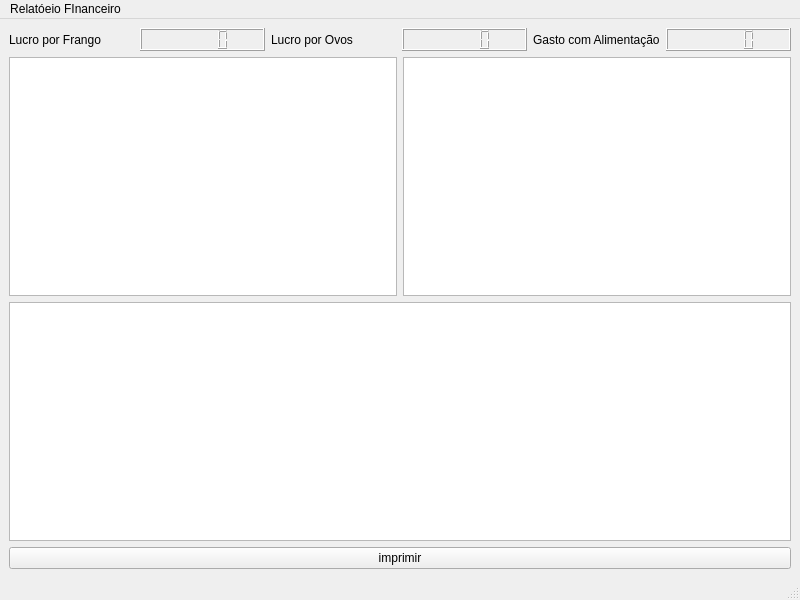
<?xml version="1.0" encoding="UTF-8"?>
<ui version="4.0">
 <class>RelatorioWindow</class>
 <widget class="QMainWindow" name="RelatorioWindow">
  <property name="geometry">
   <rect>
    <x>0</x>
    <y>0</y>
    <width>800</width>
    <height>600</height>
   </rect>
  </property>
  <property name="windowTitle">
   <string>MainWindow</string>
  </property>
  <widget class="QWidget" name="centralwidget">
   <layout class="QGridLayout" name="gridLayout">
    <item row="0" column="0">
     <layout class="QHBoxLayout" name="horizontalLayout_2">
      <item>
       <widget class="QLabel" name="label">
        <property name="text">
         <string>Lucro por Frango</string>
        </property>
       </widget>
      </item>
      <item>
       <widget class="QLCDNumber" name="lcdNumber"/>
      </item>
      <item>
       <widget class="QLabel" name="label_2">
        <property name="text">
         <string>Lucro por Ovos</string>
        </property>
       </widget>
      </item>
      <item>
       <widget class="QLCDNumber" name="lcdNumber_2"/>
      </item>
      <item>
       <widget class="QLabel" name="label_3">
        <property name="text">
         <string>Gasto com Alimentação</string>
        </property>
       </widget>
      </item>
      <item>
       <widget class="QLCDNumber" name="lcdNumber_3"/>
      </item>
     </layout>
    </item>
    <item row="2" column="0">
     <widget class="QGraphicsView" name="graphicsView_3"/>
    </item>
    <item row="1" column="0">
     <layout class="QHBoxLayout" name="horizontalLayout">
      <item>
       <widget class="QGraphicsView" name="graphicsView_2"/>
      </item>
      <item>
       <widget class="QGraphicsView" name="graphicsView"/>
      </item>
     </layout>
    </item>
    <item row="3" column="0">
     <widget class="QPushButton" name="pushButton">
      <property name="text">
       <string>imprimir</string>
      </property>
      <property name="checkable">
       <bool>false</bool>
      </property>
     </widget>
    </item>
   </layout>
  </widget>
  <widget class="QMenuBar" name="menubar">
   <property name="geometry">
    <rect>
     <x>0</x>
     <y>0</y>
     <width>800</width>
     <height>21</height>
    </rect>
   </property>
   <widget class="QMenu" name="menuRelat_eio_FInanceiro">
    <property name="title">
     <string>Relatóeio FInanceiro</string>
    </property>
   </widget>
   <addaction name="menuRelat_eio_FInanceiro"/>
  </widget>
  <widget class="QStatusBar" name="statusbar"/>
 </widget>
 <resources/>
 <connections/>
</ui>
